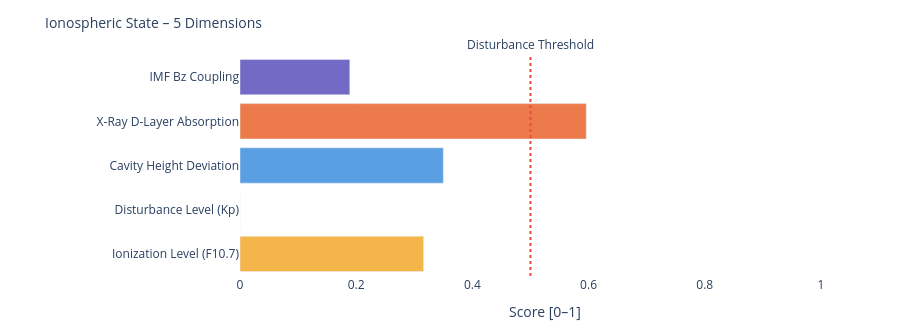

The cell this chart's notebook holds for it:
### Markdown cell above
---
### 📐 Systemic Insight: Geometric Cavity vs. Real Schumann Resonance

**Relevant for:** Layer 6 = delta analysis &nbsp;|&nbsp; Layer 7 = feature vector / system interpretation

A cavity height change from 80 km to 70 km shifts the **idealized geometric frequencies** only minimally:

| Modus | Aktuell | Referenz | Δ |
|-------|---------|----------|---|
| SR-1 | 10.4762 Hz | 10.4599 Hz | +16 mHz |
| SR-2 | 18.1452 Hz | 18.1171 Hz | +28 mHz |
| SR-3 | 25.6612 Hz | 25.6215 Hz | +40 mHz |
| SR-4 | 33.1285 Hz | 33.0772 Hz | +51 mHz |

The geometric effect is limited because 10 km is very small compared to Earth's radius (~6371 km).

**Consequence:** Real Schumann deviations are likely driven more strongly by **conductivity, damping, day/night structure, lightning distribution and source geometry** than by pure cavity height.

---

**Layer 6 compares:**
```
geometric Δ from Layer 4  vs.  observed Δ from real Schumann measurement data
```

**Layer 7 Feature:**
```
If real Δ >> geometric Δ  →  non-geometric factors dominant
```

### Code cell
# ============================================================
# IONOSPHERIC STATE – Summary gauge
# Five dimensions: ionization, disturbance, cavity height, X-Ray, Bz coupling
# ============================================================

def norm(v, lo, hi):
    if v is None: return None
    return round(max(0.0, min(1.0, (v - lo) / (hi - lo))), 3)

# Ionization level (F10.7 → F2-Layer)
ioniz = norm(f107_val, 60, 250)

# Disturbance level (Kp → E/F-Layer irregularities)
disturb = norm(kp_val, 0, 9)

# Cavity height deviation from reference (80 km)
h_dev = norm(abs(h_eff - 80), 0, 20)

# X-Ray ionization (D-Layer absorption)
xray_ioniz = None
if xray_now is not None:
    xray_ioniz = norm(math.log10(max(xray_now, 1e-9)) + 9, 0, 5)

# Bz coupling (southward Bz → stronger magnetosphere-ionosphere coupling)
bz_coupling = norm(-(bz_now or 0), -5, 30) if bz_now is not None else None

dims = [
    ('Ionization Level (F10.7)',    ioniz,      '#F2A623'),
    ('Disturbance Level (Kp)',      disturb,    '#7F77DD'),
    ('Cavity Height Deviation',     h_dev,      '#378ADD'),
    ('X-Ray D-Layer Absorption',    xray_ioniz, '#E85D24'),
    ('IMF Bz Coupling',             bz_coupling,'#534AB7'),
]

fig = go.Figure()
for name, val, col in dims:
    if val is not None:
        h = int(val * 20)
        bar = '█' * h + '░' * (20 - h)
        label = f'{name}:  {bar}  {val:.3f}'
    else:
        label = f'{name}:  {"─" * 20}  n/a'
    fig.add_trace(go.Bar(
        x=[val if val is not None else 0],
        y=[name],
        orientation='h',
        marker_color=col, opacity=0.82,
        showlegend=False
    ))

fig.add_vline(x=0.5, line_dash='dot', line_color='#e74c3c',
              annotation_text='Disturbance Threshold', annotation_position='top')
fig.update_layout(
    title=dict(text='Ionospheric State – 5 Dimensions', font=dict(size=14)),
    xaxis=dict(title='Score [0–1]', range=[0, 1.05]),
    height=330, plot_bgcolor='rgba(0,0,0,0)', paper_bgcolor='rgba(0,0,0,0)',
    margin=dict(l=240, r=50, t=55, b=40)
)
fig.show()

print(f'\nIonospheric state:')
for name, val, _ in dims:
    print(f'  {name:<35} {val:.3f}' if val is not None else f'  {name:<35} n/a')

### Figure 1 — Plotly figure (JSON) as saved in the notebook; plotly's stock layout.template omitted (floating-point values rounded to 4 significant figures)
{"data": [{"marker": {"color": "#F2A623"}, "opacity": 0.82, "orientation": "h", "showlegend": false, "type": "bar", "x": [0.316], "y": ["Ionization Level (F10.7)"]}, {"marker": {"color": "#7F77DD"}, "opacity": 0.82, "orientation": "h", "showlegend": false, "type": "bar", "x": [0.0], "y": ["Disturbance Level (Kp)"]}, {"marker": {"color": "#378ADD"}, "opacity": 0.82, "orientation": "h", "showlegend": false, "type": "bar", "x": [0.35], "y": ["Cavity Height Deviation"]}, {"marker": {"color": "#E85D24"}, "opacity": 0.82, "orientation": "h", "showlegend": false, "type": "bar", "x": [0.596], "y": ["X-Ray D-Layer Absorption"]}, {"marker": {"color": "#534AB7"}, "opacity": 0.82, "orientation": "h", "showlegend": false, "type": "bar", "x": [0.189], "y": ["IMF Bz Coupling"]}], "layout": {"annotations": [{"showarrow": false, "text": "Disturbance Threshold", "x": 0.5, "xanchor": "center", "xref": "x", "y": 1, "yanchor": "bottom", "yref": "y domain"}], "height": 330, "margin": {"b": 40, "l": 240, "r": 50, "t": 55}, "paper_bgcolor": "rgba(0,0,0,0)", "plot_bgcolor": "rgba(0,0,0,0)", "shapes": [{"line": {"color": "#e74c3c", "dash": "dot"}, "type": "line", "x0": 0.5, "x1": 0.5, "xref": "x", "y0": 0, "y1": 1, "yref": "y domain"}], "title": {"font": {"size": 14}, "text": "Ionospheric State – 5 Dimensions"}, "xaxis": {"range": [0, 1.05], "title": {"text": "Score [0–1]"}}}}
